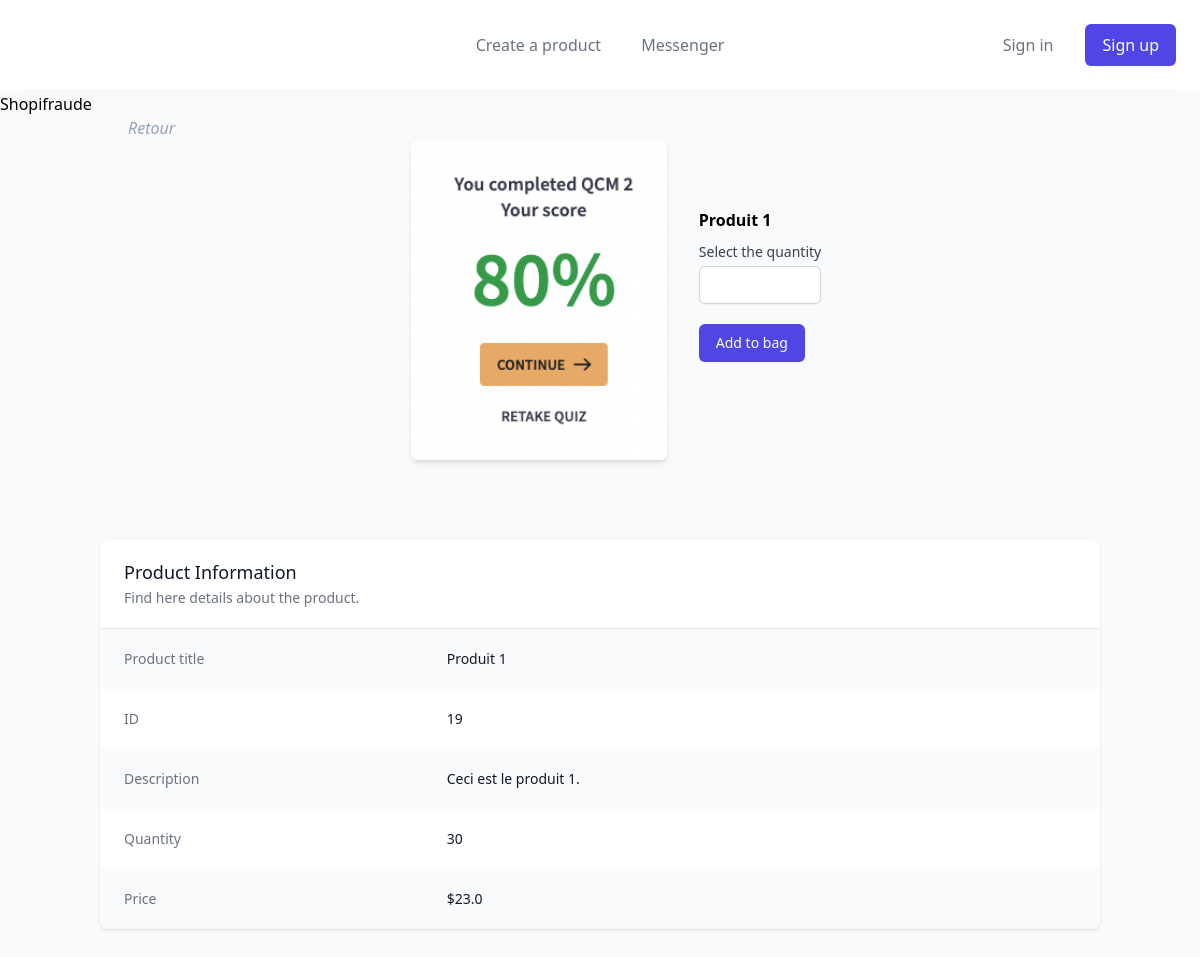
/19/, run on an earlier commit of the app's database.
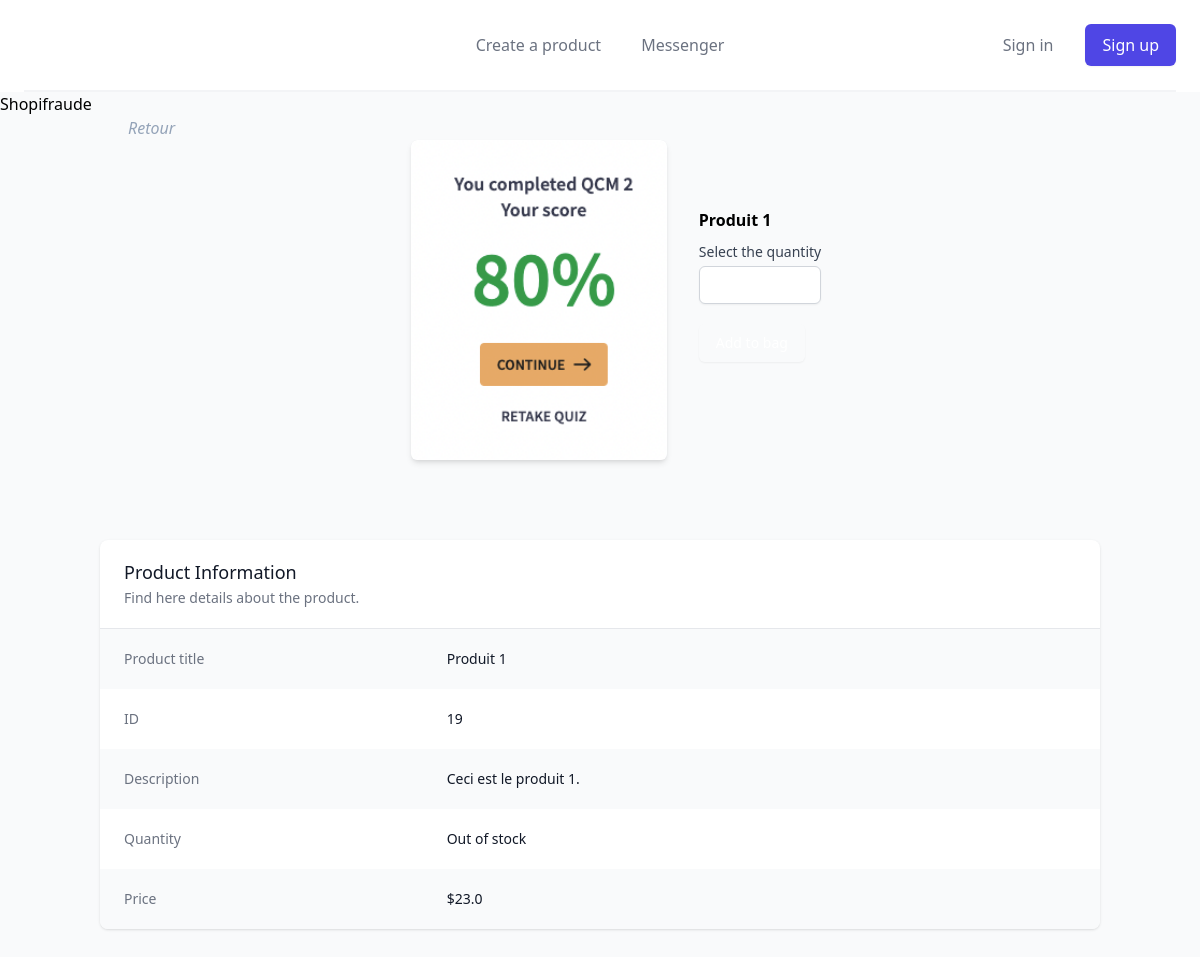
And on a later commit of the database.
### shop/models.py (models this page shows, shortened)
class Article(models.Model):
    title = models.CharField(max_length=100)
    image = models.ImageField(upload_to='images/',)
    description = models.TextField()
    price = models.FloatField()
    quantity = models.IntegerField()

### shop/views.py (the view)
# urls.py: path('<int:article_id>/', views.detail, name='detail'),
def detail(request, article_id):
    return render(request, 'shop/detail.html', {
        'article': Article.objects.get(id=article_id)
    })

### shop/templates/shop/detail.html (shortened to what this page needs)
{% extends "base.html"%}
{% block navButton %}
<a href="/create" class="text-base font-medium text-gray-500 hover:text-gray-900"> Create a product</a>
<a href="" class="text-base font-medium text-gray-500 hover:text-gray-900"> Messenger</a>
{% endblock %}
{% block content %}
<h1>Shopifraude</h1>
<a href="/" class="text-slate-400 italic ml-6 md:ml-32">Retour</a>
<section class="flex flex-wrap justify-center items-center mb-20">
    <div class="w-64 min-h-80 bg-gray-200 aspect-w-1 aspect-h-1 mx-8 shadow-md rounded-md overflow-hidden group-hover:opacity-75 lg:h-80 lg:aspect-none">
        {% if article.image %}
        <img src="{{article.image.url}}" class="w-full h-full object-center object-cover lg:w-full lg:h-full">
        {% endif %}
    </div>
    <div>
        <h2 class="font-bold mt-10 md:mt-0 ">{{ article.title }}</h2>
        <form method="POST" action="/{{article.id}}/buy/">
            <div class="my-2.5">
                <label for="quantity" class="block text-sm font-medium text-gray-700">Select the quantity</label>
                <input type="number" name="quantity" autocomplete="on" min="1" max="{{article.quantity}}" class="mt-1 focus:ring-indigo-500 focus:border-indigo-500 block w-full shadow-sm sm:text-sm border-gray-300 rounded-md">
                {% if article.quantity > 0 %}
                <button type="submit" class="inline-flex justify-center py-2 px-4 my-5 border border-transparent shadow-sm text-sm font-medium rounded-md text-white bg-indigo-600 hover:bg-indigo-700 focus:outline-none focus:ring-2 focus:ring-offset-2 focus:ring-indigo-500">Add to bag</button>
                {% else %}
                <button type="submit" class="inline-flex justify-center py-2 px-4 my-5 border border-transparent shadow-sm text-sm font-medium rounded-md text-white bg-grey-300 hover:bg-grey-300 focus:outline-none focus:ring-2 focus:ring-offset-2 focus:ring-indigo-500" disabled>Add to bag</button>
                {% endif %}
            </div>
        </form>
    </div>
</section>
<div class="w-full md:w-10/12 mx-auto mb-20 bg-white shadow overflow-hidden sm:rounded-lg">
    <div class="px-4 py-5 sm:px-6">
      <h3 class="text-lg leading-6 font-medium text-gray-900">Product Information</h3>
      <p class="mt-1 max-w-2xl text-sm text-gray-500">Find here details about the product.</p>
    </div>
    <div class="border-t border-gray-200">
      <dl>
        <div class="bg-gray-50 px-4 py-5 sm:grid sm:grid-cols-3 sm:gap-4 sm:px-6">
          <dt class="text-sm font-medium text-gray-500">Product title</dt>
          <dd class="mt-1 text-sm text-gray-900 sm:mt-0 sm:col-span-2">{{ article.title }}</dd>
        </div>
        <div class="bg-white px-4 py-5 sm:grid sm:grid-cols-3 sm:gap-4 sm:px-6">
          <dt class="text-sm font-medium text-gray-500">ID</dt>
          <dd class="mt-1 text-sm text-gray-900 sm:mt-0 sm:col-span-2">{{ article.id }}</dd>
        </div>
        <div class="bg-gray-50 px-4 py-5 sm:grid sm:grid-cols-3 sm:gap-4 sm:px-6">
          <dt class="text-sm font-medium text-gray-500">Description</dt>
          <dd class="mt-1 text-sm text-gray-900 sm:mt-0 sm:col-span-2">{{ article.description }}</dd>
        </div>
        <div class="bg-white px-4 py-5 sm:grid sm:grid-cols-3 sm:gap-4 sm:px-6">
          <dt class="text-sm font-medium text-gray-500">Quantity</dt>
          {% if article.quantity > 0 %}
          <dd class="mt-1 text-sm text-gray-900 sm:mt-0 sm:col-span-2">{{ article.quantity }}</dd>
          {% else %}
          <dd class="mt-1 text-sm text-gray-900 sm:mt-0 sm:col-span-2">Out of stock</dd>
          {% endif %}
        </div>
        <div class="bg-gray-50 px-4 py-5 sm:grid sm:grid-cols-3 sm:gap-4 sm:px-6">
          <dt class="text-sm font-medium text-gray-500">Price</dt>
          <dd class="mt-1 text-sm text-gray-900 sm:mt-0 sm:col-span-2">${{ article.price }}</dd>
        </div>
      </dl>
    </div>
</div>
{% endblock %}

What changed in the data, as far as the page shows it:
changed Article "Produit 1": quantity "30" → (not shown)
Also different on the page:
text no longer shown: "Add to bag"
text now shown: "Out of stock"
